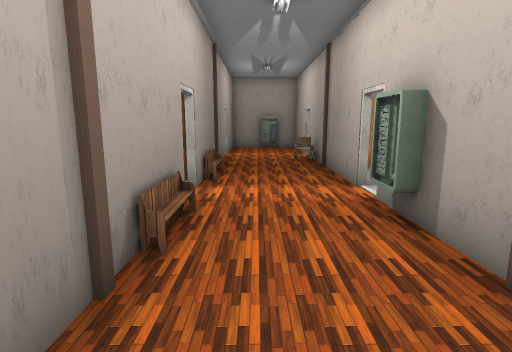
View 1 (above)

24 first-person views from a walk through a 3-D level made in the Unity game engine. The camera is 1.5 m above the floor, tilts 10° down and sees 80° across. Doors are open. The floor is counted in squares, 1 m on a side. Each view is taken from the middle of a square. On the plan, view 1 faces up. The plan holds only what a view shows up to about 15 squares ahead; the rest is blank. The place goes on beyond the plan. The player character is not drawn. Some surface patterns are stand-ins.

View 2
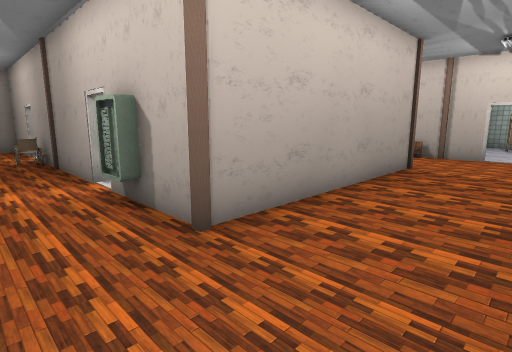

View 3
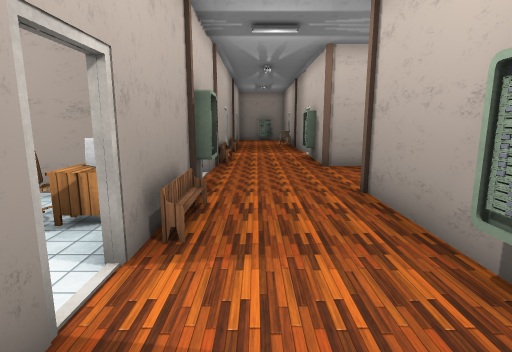

View 4
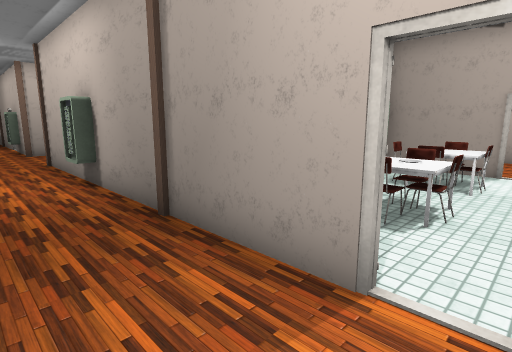

View 5
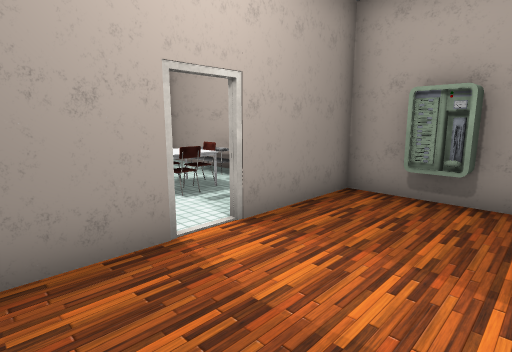

View 6
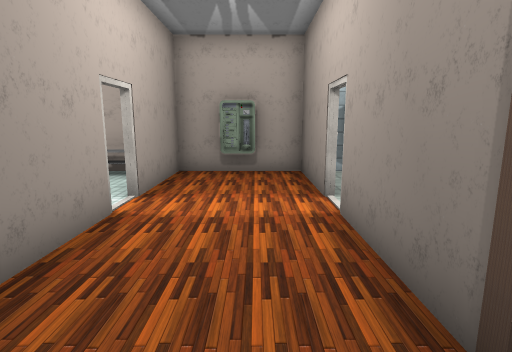

View 7
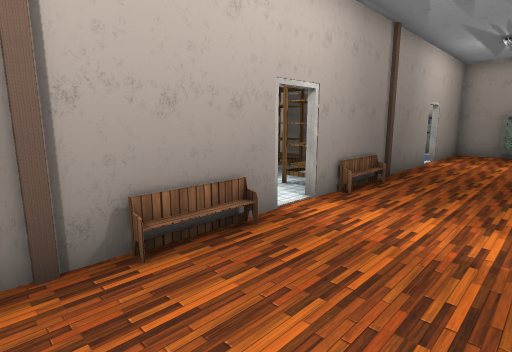

View 8
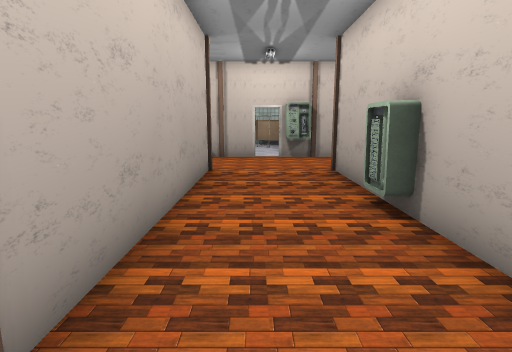

View 9
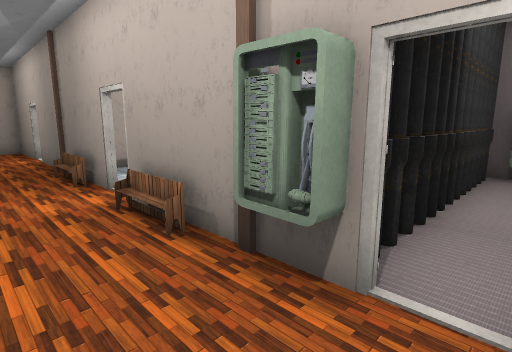

View 10
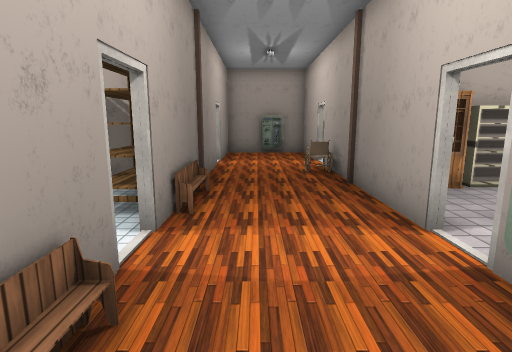

View 11
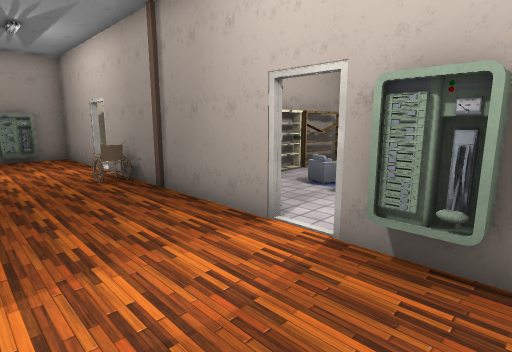

View 12
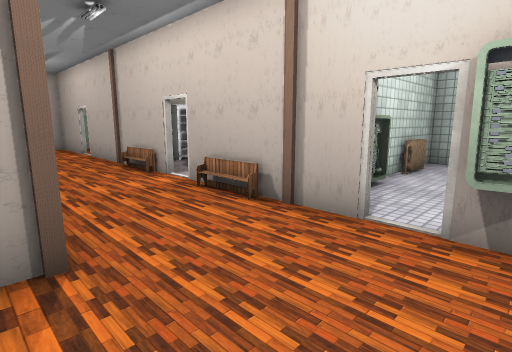

View 13
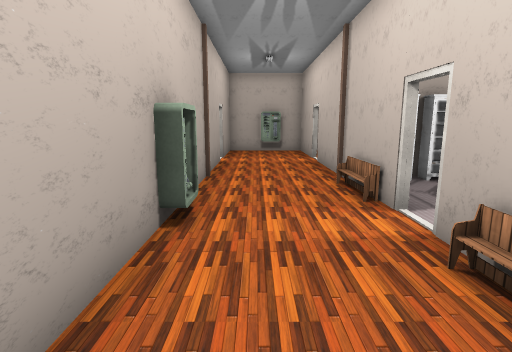

View 14
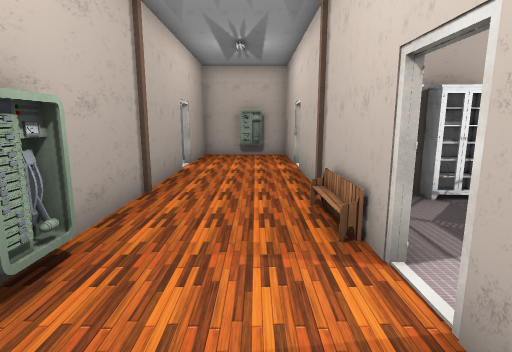

View 15
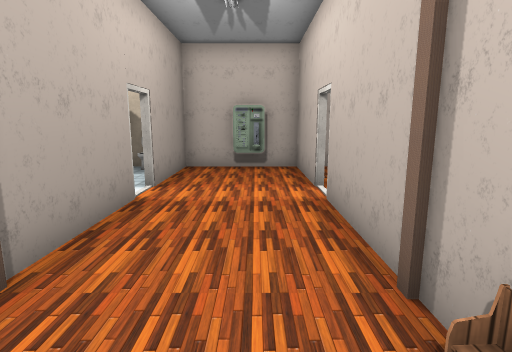

View 16
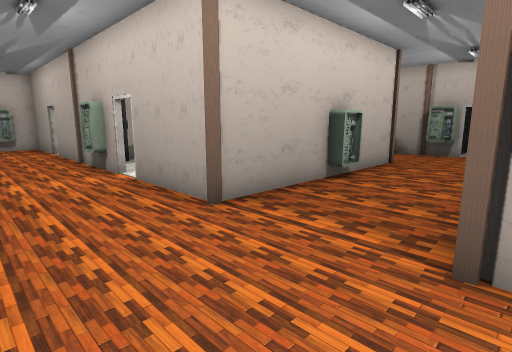

View 17
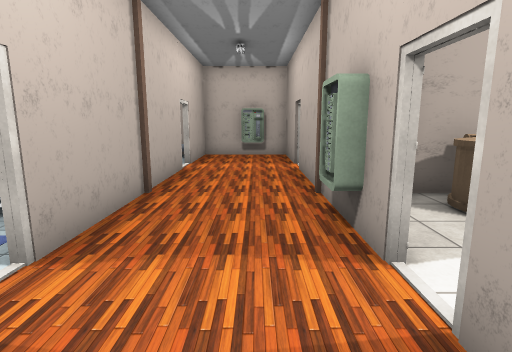

View 18
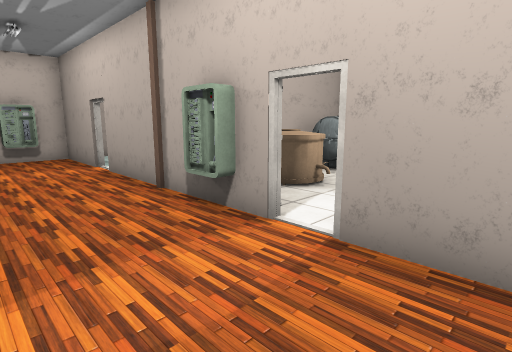

View 19
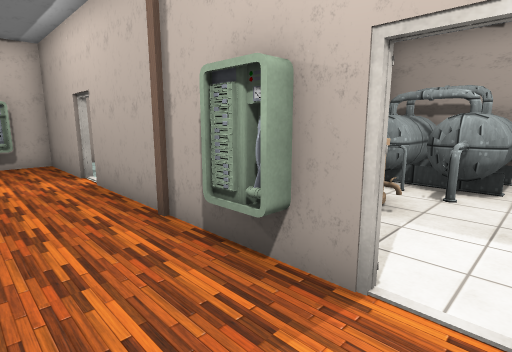

View 20
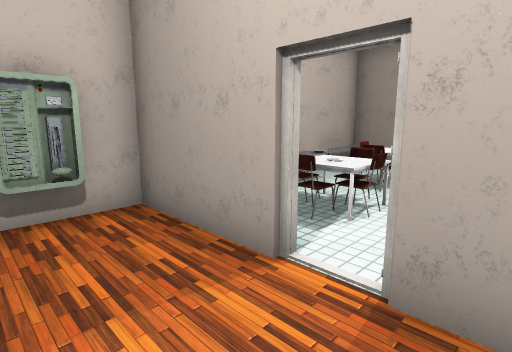

View 21
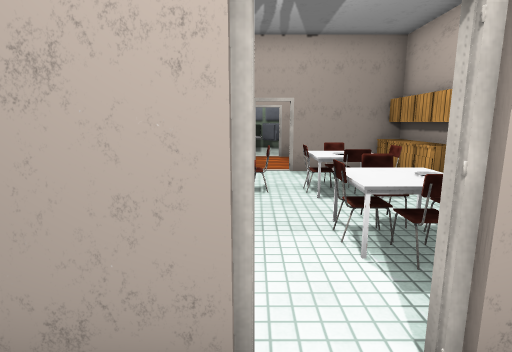

View 22
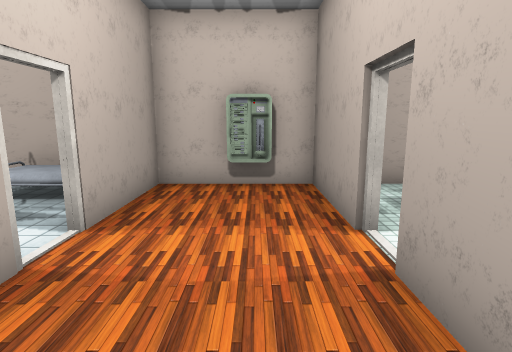

View 23
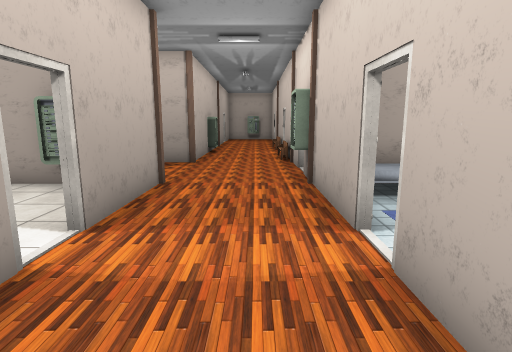

View 24
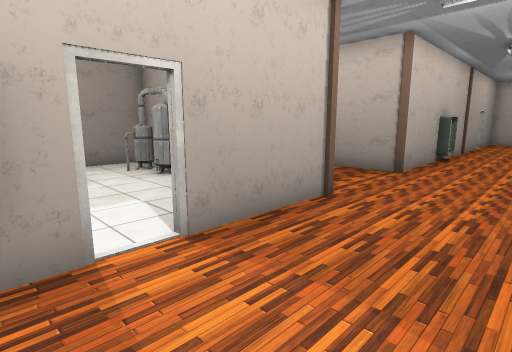

### Floor plan
Ten units are one square. View 1 is at (0, 0); x grows to the right and y downward. Boxes are objects, and circles mark ways between rooms. Rooms are numbered by the first view taken in them; rooms with no view inside come last. Other rooms are left out.
<svg viewBox="-50 -190 202 370">
<path fill="none" stroke="#000" d="M26 16 26 39M24 46 24 15 36 15M66 15 76 15M76 16 69 16M94 15 106 15M-14 14 -14 50M-14 60 -14 105M56 94 86 94M-14 -45 -14 -11M106 -45 106 -25 24 -25 24 -35M-14 115 -14 130M24 130 24 105M144 15 144 0M144 -10 144 -60M-14 140 -14 174 24 174 24 140M-14 105 -14 115M99 -104 94 -104M71 -100 50 -100M72 -104 65 -104M61 -104 52 -104M106 -140 106 -94M144 -70 144 -140M144 -150 144 -165M106 84 106 130M106 60 106 69M144 130 144 60M144 50 144 15M106 140 106 174 144 174 144 140M106 15 106 50M144 -165 144 -184 106 -184 106 -150"/>
<rect x="-45" y="25" width="10" height="10" fill="#bbb"><title>chair</title></rect>
<rect x="-45" y="-5" width="10" height="10" fill="#bbb"><title>pipe</title></rect>
<rect x="-35" y="35" width="20" height="10" fill="#bbb"><title>other object</title></rect>
<rect x="-35" y="15" width="10" height="10" fill="#bbb"><title>other object</title></rect>
<rect x="-35" y="-5" width="10" height="10" fill="#bbb"><title>pipe</title></rect>
<rect x="-15" y="65" width="10" height="10" fill="#bbb"><title>bench</title></rect>
<rect x="-15" y="25" width="10" height="10" fill="#bbb"><title>bench</title></rect>
<rect x="-15" y="-5" width="10" height="20" fill="#bbb"><title>other object</title></rect>
<rect x="-5" y="165" width="20" height="10" fill="#bbb"><title>other object</title></rect>
<rect x="15" y="45" width="10" height="20" fill="#bbb"><title>other object</title></rect>
<rect x="35" y="15" width="30" height="20" fill="#bbb"><title>tank</title></rect>
<rect x="55" y="5" width="20" height="10" fill="#bbb"><title>other object</title></rect>
<rect x="65" y="65" width="30" height="30" fill="#bbb"><title>other object</title></rect>
<rect x="85" y="85" width="10" height="10" fill="#bbb"><title>pipe</title></rect>
<rect x="135" y="-5" width="10" height="20" fill="#bbb"><title>other object</title></rect>
<rect x="135" y="-55" width="10" height="10" fill="#bbb"><title>bench</title></rect>
<rect x="25" y="-105" width="20" height="10" fill="#bbb"><title>cupboard</title></rect>
<rect x="45" y="-85" width="20" height="10" fill="#bbb"><title>other object</title></rect>
<rect x="75" y="-105" width="20" height="10" fill="#bbb"><title>cupboard</title></rect>
<rect x="105" y="-75" width="10" height="20" fill="#bbb"><title>other object</title></rect>
<rect x="135" y="-95" width="10" height="10" fill="#bbb"><title>bench</title></rect>
<rect x="105" y="65" width="10" height="20" fill="#bbb"><title>other object</title></rect>
<rect x="95" y="-185" width="10" height="10" fill="#bbb"><title>other object</title></rect>
<rect x="115" y="-185" width="20" height="10" fill="#bbb"><title>other object</title></rect>
<circle cx="-15" cy="110" r="3" fill="#2a7"/>
<circle cx="127" cy="-50" r="3" fill="#2a7"/>
<circle cx="145" cy="-65" r="3" fill="#2a7"/>
<circle cx="105" cy="55" r="3" fill="#2a7"/>
<circle cx="125" cy="20" r="3" fill="#2a7"/>
<circle cx="130" cy="-157" r="3" fill="#2a7"/>
<text x="40" y="30">1</text>
<text x="-30" y="110">2</text>
<text x="90" y="-90">3</text>
<text x="130" y="90">4</text>
<text x="120" y="-170">5</text>
</svg>
Room 1 opens to room 2. Room 1 opens to room 3. Room 1 opens to room 4. Room 3 opens to room 5.

Where each view was taken, in squares from view 1:
view 1: 0 up, 0 right, facing up
view 2: 1 down, 0 right, facing up-right
view 3: 8 down, 0 right, facing up
view 4: 14 down, 0 right, facing up-right
view 5: 11 down, 1 left, facing down-right
view 6: 8 down, 0 right, facing down
view 7: 2 up, 2 right, facing up-left
view 8: 1 up, 1 right, facing right
view 9: 1 up, 1 right, facing down-left
view 10: 3 up, 0 right, facing up
view 11: 4 up, 1 left, facing up-right
view 12: 1 down, 10 right, facing up-right
view 13: 2 up, 12 right, facing up
view 14: 4 up, 13 right, facing up
view 15: 8 up, 13 right, facing up
view 16: 3 up, 14 right, facing down-left
view 17: 3 down, 12 right, facing down
view 18: 3 down, 14 right, facing down-left
view 19: 5 down, 13 right, facing down-left
view 20: 12 down, 13 right, facing down-left
view 21: 14 down, 12 right, facing left
view 22: 10 down, 12 right, facing down
view 23: 9 down, 13 right, facing up
view 24: 7 down, 14 right, facing up-left
